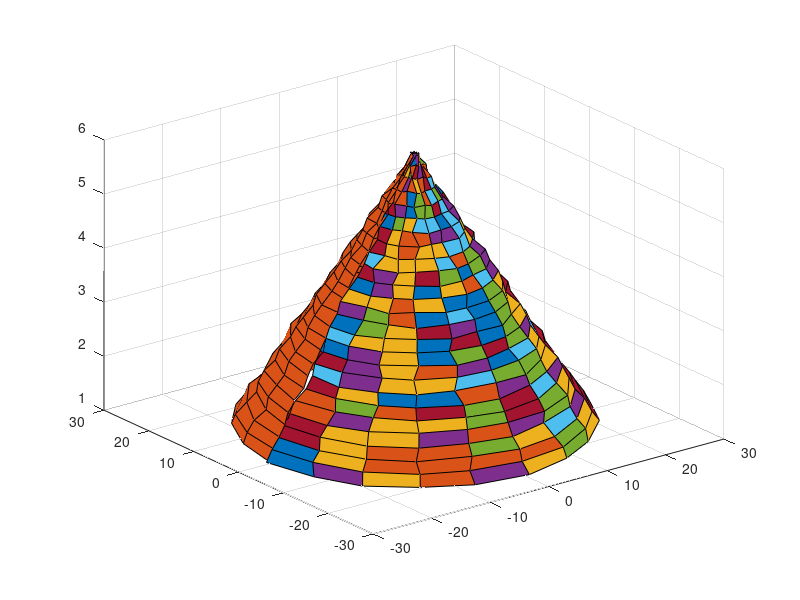

Write MATLAB code to recreate this figure. (Note: this script raises an error after producing the figure.)
% syms l1
% 
% a = [0,0,1];
% b = [0,-3*l1,0];
% -cross(a,b)

clc,clear,close all;

h=-25:0;

[x,y,z]=cylinder(h);

x=x+rand(26,21);

y=y+rand(26,21);

surfl(x,y,z*5+1)

colormap lines

hold on?

cylinder(5);

view(40,10);

axis off;

[x,y]=deal(rand(50,1)*40-20);

z=rand(50,1)*5;

scatter3(x,y,z,z*20,'rp','filled');

scatter3(1,0,6,1200,'rp','filled','MarkerFaceColor','y', 'MarkerEdgeColor','k');

shading flat

text(-9,-9,7,'\it{Merry Christmas}','fontsize',15);